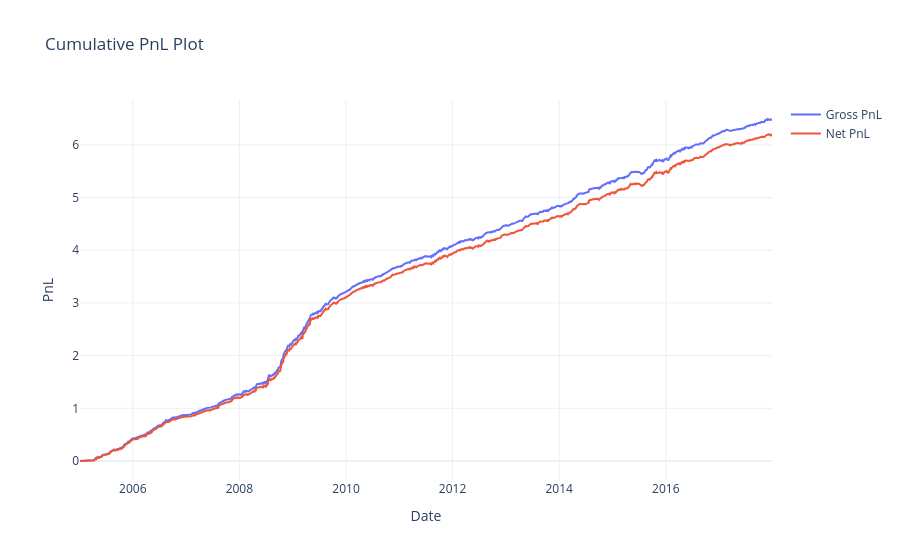

The notebook cell saved with this chart:
### Markdown cell above
### Backtest your portfolio generated using vectorized code

Note that you can backtest your portfolio till `2019-12-31` since this is the last date in the training period. You don't have access to returns after this date.

### Code cell
# ── In-sample PnL (2005–2017) ────────────────────────────────────────────────
print("IN-SAMPLE (2005–2017)")

sr_vectorized, pnl_vectorized = backtest_portfolio(
    full_portfolio.loc["2005-01-04":"2017-12-31"],
    returns.loc["2005-01-04":"2017-12-31"],
    universe.loc["2005-01-04":"2017-12-31"],
    plot_=True, print_=True,
)

### Figure 1 — Plotly figure (JSON) as saved in the notebook; plotly's stock layout.template omitted (floating-point values rounded to 4 significant figures; data arrays with more than 128 entries replaced by an {"elided": "..."} marker saying what was removed)
{"data": [{"mode": "lines", "name": "Gross PnL", "type": "scatter", "x": {"elided": "3271 str values"}, "y": {"elided": "3271 float values"}}, {"mode": "lines", "name": "Net PnL", "type": "scatter", "x": {"elided": "3271 str values"}, "y": {"elided": "3271 float values"}}], "layout": {"showlegend": true, "title": {"text": "Cumulative PnL Plot"}, "xaxis": {"title": {"text": "Date"}}, "yaxis": {"title": {"text": "PnL"}}}}
